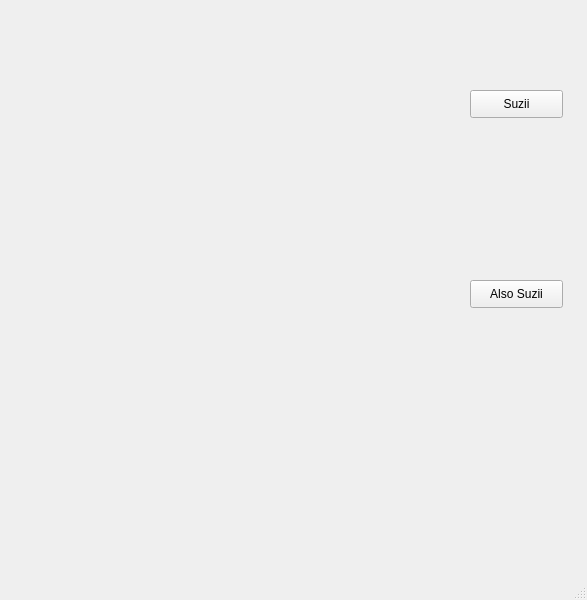
<?xml version="1.0" encoding="UTF-8"?>
<ui version="4.0">
 <class>MainWindow</class>
 <widget class="QMainWindow" name="MainWindow">
  <property name="geometry">
   <rect>
    <x>0</x>
    <y>0</y>
    <width>587</width>
    <height>600</height>
   </rect>
  </property>
  <property name="windowTitle">
   <string>MainWindow</string>
  </property>
  <widget class="QWidget" name="centralwidget">
   <widget class="QLabel" name="photo">
    <property name="geometry">
     <rect>
      <x>10</x>
      <y>10</y>
      <width>431</width>
      <height>531</height>
     </rect>
    </property>
    <property name="text">
     <string/>
    </property>
    <property name="pixmap">
     <pixmap>../../../Pictures/Suzii/WhatsApp Image 2019-07-27 at 23.18.40.jpeg</pixmap>
    </property>
    <property name="scaledContents">
     <bool>true</bool>
    </property>
   </widget>
   <widget class="QPushButton" name="suzii1">
    <property name="geometry">
     <rect>
      <x>470</x>
      <y>90</y>
      <width>93</width>
      <height>28</height>
     </rect>
    </property>
    <property name="text">
     <string>Suzii</string>
    </property>
   </widget>
   <widget class="QPushButton" name="suzii2">
    <property name="geometry">
     <rect>
      <x>470</x>
      <y>280</y>
      <width>93</width>
      <height>28</height>
     </rect>
    </property>
    <property name="text">
     <string>Also Suzii</string>
    </property>
   </widget>
  </widget>
  <widget class="QMenuBar" name="menubar">
   <property name="geometry">
    <rect>
     <x>0</x>
     <y>0</y>
     <width>587</width>
     <height>26</height>
    </rect>
   </property>
  </widget>
  <widget class="QStatusBar" name="statusbar"/>
 </widget>
 <resources/>
 <connections/>
</ui>
